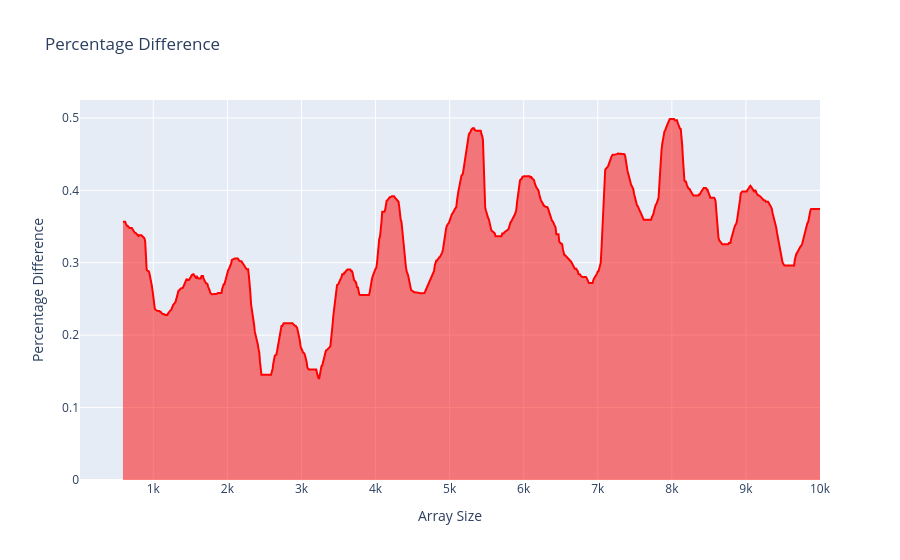

Here is the notebook cell this chart was saved with:
### Code cell
fig = go.Figure()

fig.add_trace(go.Scatter(
    x=df["Array Size"],
    y=df["pct"],
    name="pct diff",
    fill='tozeroy',  # Fills the area under the line
    mode='lines',    # Plots as a continuous line
    line_color='red' # Set the color of the area to red
))

fig.update_layout(title='Percentage Difference', xaxis_title='Array Size', yaxis_title='Percentage Difference')

fig.show()

### Figure 1 — Plotly figure (JSON) as saved in the notebook; plotly's stock layout.template omitted (floating-point values rounded to 4 significant figures; data arrays with more than 128 entries replaced by an {"elided": "..."} marker saying what was removed)
{"data": [{"fill": "tozeroy", "line": {"color": "red"}, "mode": "lines", "name": "pct diff", "type": "scatter", "x": {"elided": "1000 int values"}, "y": {"elided": "1000 float values"}}], "layout": {"title": {"text": "Percentage Difference"}, "xaxis": {"title": {"text": "Array Size"}}, "yaxis": {"title": {"text": "Percentage Difference"}}}}
